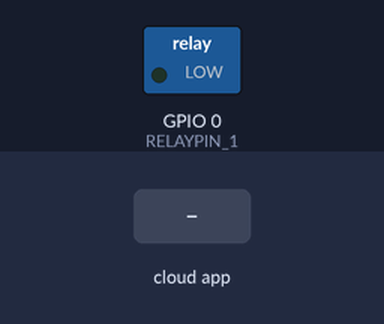
A sketch run on a simulated ESP8266 (NodeMCU). Shown: switched loads named in the sketch (green lamp = pin HIGH). Inputs (shaded band) come from the test bench. WiFi joins after 1.5 s; servers stay silent unless stated; storage starts empty; what the sketch prints to the serial monitor is not drawn.

Above: at 5.2 s.
5.3 s: the phone or cloud app sets 62c840930aec232058f8009a to 0
At 5.6 s:
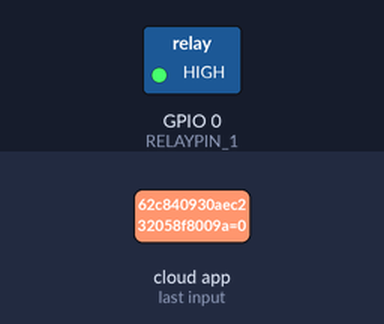
6.8 s: the phone or cloud app sets 62c840930aec232058f8009a to 1
At 7.9 s:
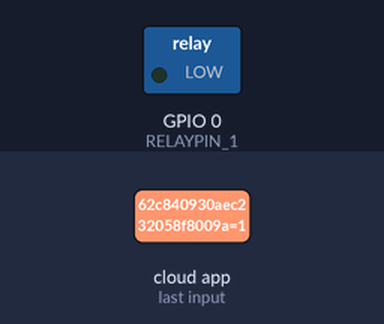
Timing chart, 0 to 9.8 s (numbered marks = the images above; inputs shaded):
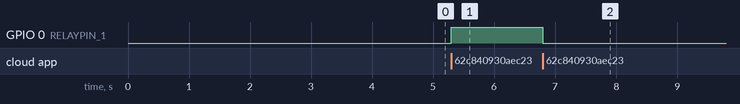

The sketch:

esp8266_SINRIC_EX.ino
```cpp
/*
 * Simple example for how to use multiple SinricPro Switch device:
 * - setup 4 switch devices
 * - handle request using multiple callbacks
 *
 * If you encounter any issues:
 * - check the readme.md at https://github.com/sinricpro/esp8266-esp32-sdk/blob/master/README.md
 * - ensure all dependent libraries are installed
 *   - see https://github.com/sinricpro/esp8266-esp32-sdk/blob/master/README.md#arduinoide
 *   - see https://github.com/sinricpro/esp8266-esp32-sdk/blob/master/README.md#dependencies
 * - open serial monitor and check whats happening
 * - check full user documentation at https://sinricpro.github.io/esp8266-esp32-sdk
 * - visit https://github.com/sinricpro/esp8266-esp32-sdk/issues and check for existing issues or open a new one
 */

#ifdef ENABLE_DEBUG
   #define DEBUG_ESP_PORT Serial
   #define NODEBUG_WEBSOCKETS
   #define NDEBUG
#endif

#include <Arduino.h>
#ifdef ESP8266
   #include <ESP8266WiFi.h>
#endif
#ifdef ESP32
   #include <WiFi.h>
#endif

#include <SinricPro.h>
#include <SinricProSwitch.h>
#include <ESPAsyncWebServer.h>
#include <ESPAsyncTCP.h>
#include <FS.h>
#include <ESP8266mDNS.h>
//#include <TridentTD_LineNotify.h>  //不可與sinric共用

#define WIFI_SSID         "ZYXEL_3F"
#define WIFI_PASS         "C1470A9A"
#define MDNS_NAME         "relay"
//#define HOSTNAME          "IOT_DEMO"
#define HOSTNAME          "啾啾王"
/*#define WIFI_SSID         "TOTOLINK"
#define WIFI_PASS         "0422876333"*/
#define APP_KEY           "4abb9bd5-5945-469b-96b0-0d2805be87fc"
#define APP_SECRET        "e9ce4bdb-beb6-490e-9513-e4ebe5eb5f71-840396ab-479d-4c38-9499-4bbef9612c9e"

//#define SWITCH_ID_1       "62bca69aad95bfbcdf32d121" //for test
#define SWITCH_ID_1       "62c840930aec232058f8009a"  //for4F
#define RELAYPIN_1        0

#define BAUD_RATE         115200                // Change baudrate to your need

AsyncWebServer server(80);

bool onPowerState1(const String &deviceId, bool &state) {
 Serial.printf("Device 1 turned %s\n", state?"on":"off");
 digitalWrite(RELAYPIN_1, state ? LOW:HIGH);  //low=>on,high=>off
 return true; // request handled properly
}

// setup function for WiFi connection
void setupWiFi() {
  WiFi.hostname(HOSTNAME);
  Serial.printf("\r\n[Wifi]: Connecting");
  WiFi.begin(WIFI_SSID, WIFI_PASS);

  while (WiFi.status() != WL_CONNECTED) {
    Serial.printf(".");
    delay(250);
  }
  Serial.printf("connected!\r\n[WiFi]: IP-Address is %s\r\n", WiFi.localIP().toString().c_str());
}

// setup function for SinricPro
void setupSinricPro() {
  // add devices and callbacks to SinricPro
  pinMode(RELAYPIN_1, OUTPUT);

  SinricProSwitch& mySwitch1 = SinricPro[SWITCH_ID_1];
  mySwitch1.onPowerState(onPowerState1);


  // setup SinricPro
  SinricPro.onConnected([](){ Serial.printf("Connected to SinricPro\r\n"); });
  SinricPro.onDisconnected([](){ Serial.printf("Disconnected from SinricPro\r\n"); });

  SinricPro.begin(APP_KEY, APP_SECRET);
}

// main setup function
void setup() {
  Serial.begin(BAUD_RATE); Serial.printf("\r\n\r\n");
  if(!SPIFFS.begin())
  {
    Serial.println("SPIFFS is broken");
    return;
  }
  setupWiFi();

  if(!MDNS.begin(MDNS_NAME))
  {
    Serial.println("Error setting up MDNS responder!");
    while (1)
    {
      delay(1000);
    }
  }
  Serial.println("mDNS responder started");

  server.serveStatic("/",SPIFFS,"/www/").setDefaultFile("index.html");
  server.serveStatic("/img",SPIFFS,"/www/img/");
  server.serveStatic("/favicon.ico",SPIFFS,"/www/favicon.ico");

  server.on("/state",HTTP_GET,[](AsyncWebServerRequest * req){
    if(digitalRead(RELAYPIN_1)==HIGH)
    {
      req->send(200,"text/plain",String("0")); //off
    }
    else
    {
      req->send(200,"text/plain",String("1")); //on
    }
    });

  server.on("/sw",HTTP_POST,[](AsyncWebServerRequest * req){
    /*if(req->hasParam("val"))
    {
      AsyncWebParameter *p=req->getParam("val");
      if(p->value()=="1")
      {
        digitalWrite(relayPin,HIGH);
      }
      else
      {
        digitalWrite(relayPin,LOW);
      }
    }*/
    digitalWrite(RELAYPIN_1,!digitalRead(RELAYPIN_1));
    req->send(200);
    });

   server.on("/ip",HTTP_GET,[](AsyncWebServerRequest * req){
    req->send(200,"text/plain",WiFi.localIP().toString().c_str());
    });

   server.on("/mdns",HTTP_GET,[](AsyncWebServerRequest * req){
    req->send(200,"text/plain",MDNS_NAME+String(".local"));
    });

   server.on("/hostname",HTTP_GET,[](AsyncWebServerRequest * req){
    req->send(200,"text/plain",HOSTNAME);
    });

  server.on("/restart",HTTP_POST,[](AsyncWebServerRequest * req){
    Serial.printf("restart system\n");
    req->send(200);
    delay(1500);
    ESP.restart();
    });
  server.begin();
  Serial.println("HTTP server started");

  digitalWrite(LED_BUILTIN,HIGH);
  delay(500);
  digitalWrite(LED_BUILTIN,LOW);
  delay(500);
  digitalWrite(LED_BUILTIN,HIGH);
  delay(500);
  digitalWrite(LED_BUILTIN,LOW);
  delay(500);
  digitalWrite(LED_BUILTIN,HIGH);
  delay(500);
  digitalWrite(LED_BUILTIN,LOW);

  // Add service to MDNS-SD
  MDNS.addService("http", "tcp", 80);

  setupSinricPro();
}

void loop() {
  MDNS.update();
  SinricPro.handle();
}
```

Measured:
- after the input at 5.3 s, GPIO 0 (RELAYPIN_1): LOW → HIGH at once
- after the input at 6.8 s, GPIO 0 (RELAYPIN_1): HIGH → LOW at once
